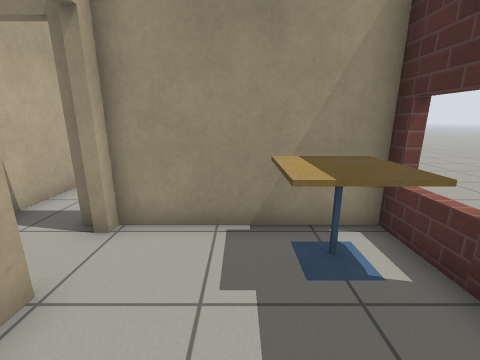
view 1 (above)

18 first-person views from a walk through a world built for the Gazebo simulator. The camera is 1.1 m above the floor, tilts 14° down and sees 90° across. The floor is counted in squares, 0.5 m on a side. Each view is taken from the middle of a square. On the plan, view 1 faces up. The plan holds only what a view shows up to about 16 squares ahead; the rest is blank. The robots in the file are not drawn. Simple patterns stand in for the simulator's built-in surfaces.

view 2
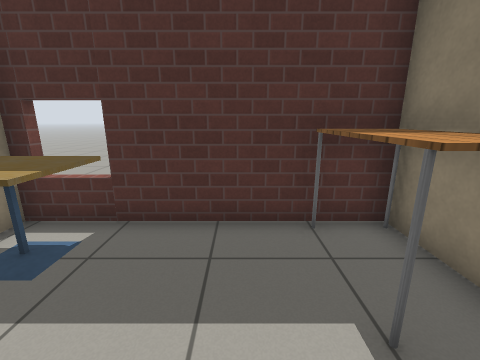

view 3
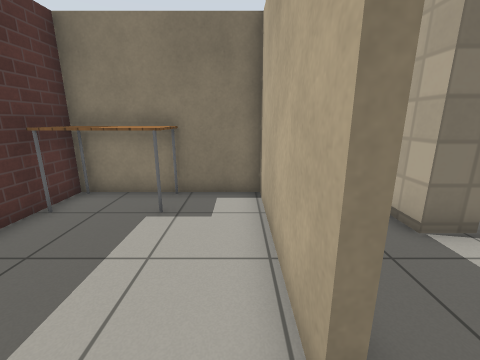

view 4
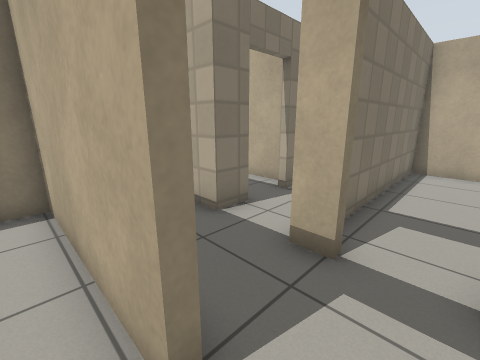

view 5
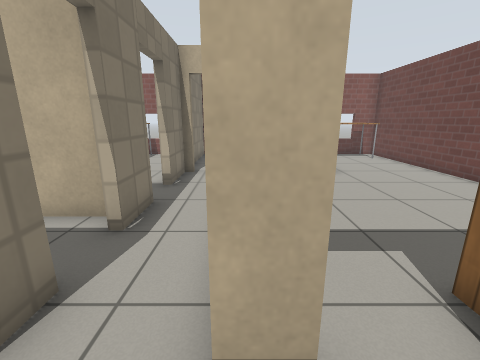

view 6
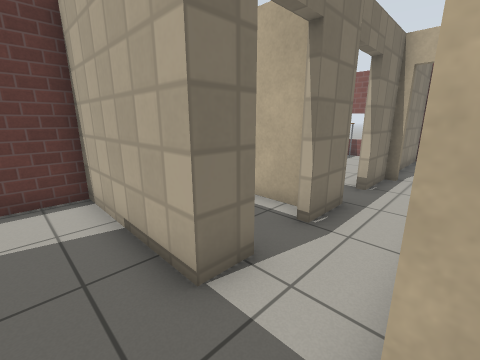

view 7
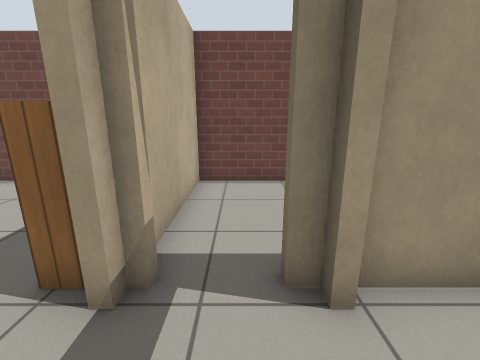

view 8
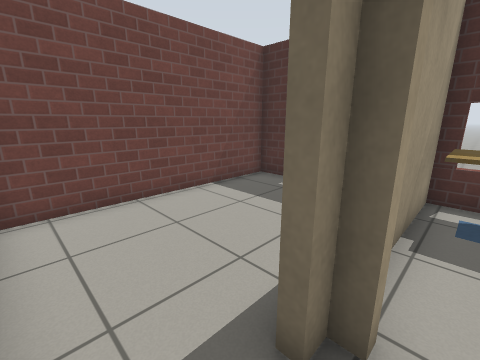

view 9
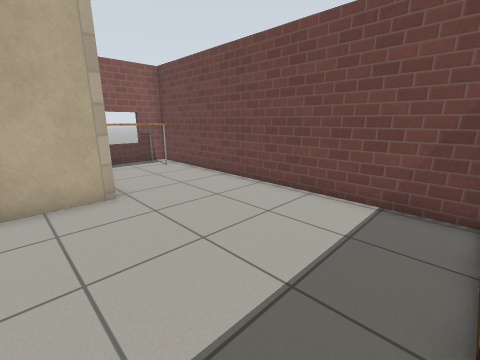

view 10
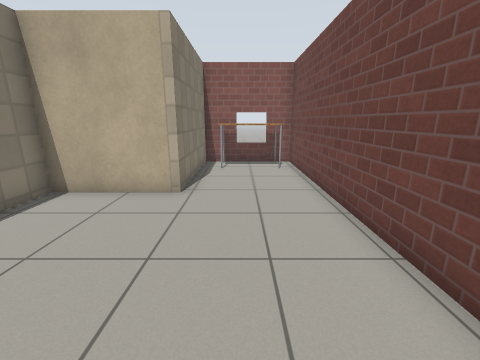

view 11
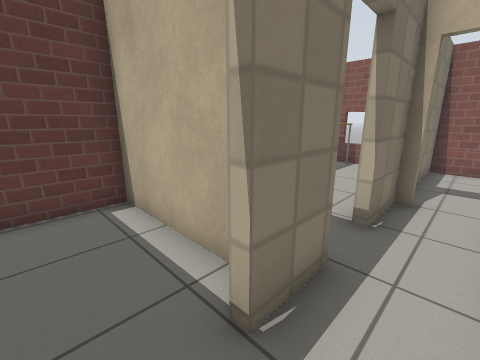

view 12
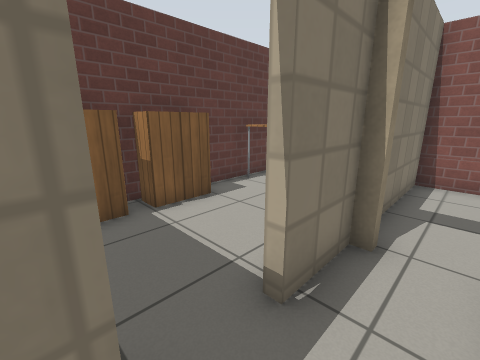

view 13
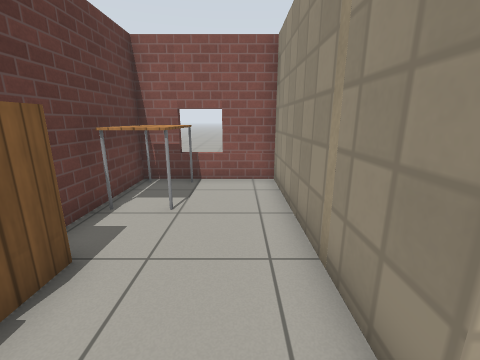

view 14
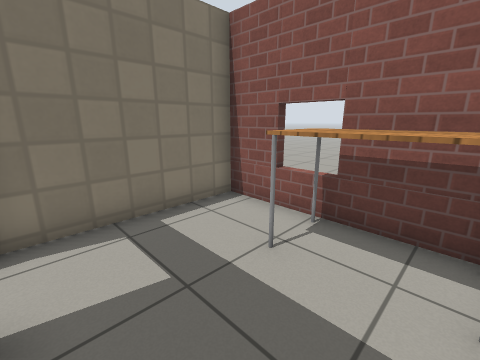

view 15
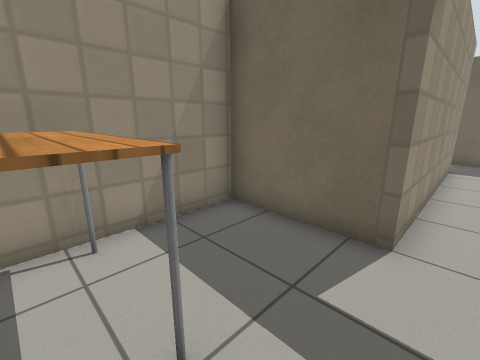

view 16
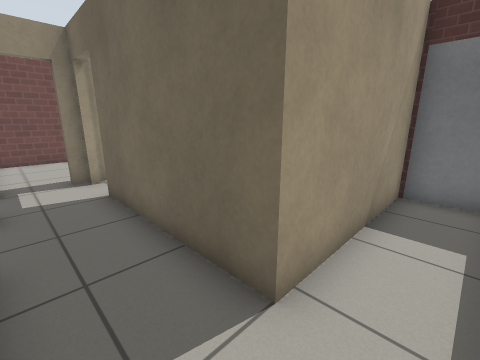

view 17
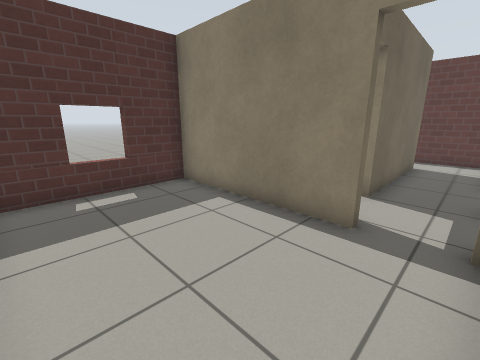

view 18
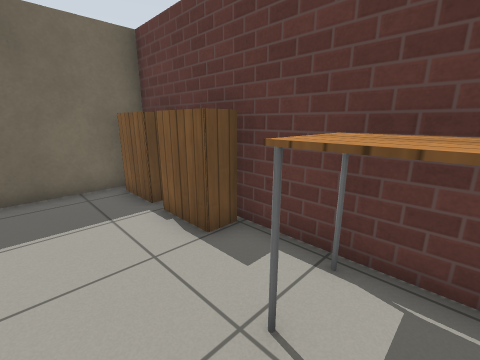

### Floor plan
Points are (right, up) in squares from view 1. A wall is a line through its corners. A room is listed if a view was taken in it or the views show most of it. See-through windows are left out.
Room 1 (views 1, 2, 3, 4)
walls: (-2.6, 2.6) (-2.6, -3.2) (0.5, -3.2); (2.4, -3.2) (3, -3.2) (3, 4.8) (-2.6, 4.8)
ways out: open door at (-3, 3.5) to room 2
objects: table (0, -3) to (2, -2); cafe table (1, 3) to (2, 4)
Room 2 (views 5, 6, 7, 8, 11, 12, 16)
walls: (-6.8, -0.4) (-5.5, -0.4) (-5.5, -5.7) (-2.5, -5.7); (-5.5, 2.6) (-5.5, 1.8) (-14.5, 1.8); (0.5, -3.5) (-2.9, -3.5) (-2.9, 2.6); (-5.1, 4.8) (-5.5, 4.8); (-10.4, -0.4) (-8.5, -0.4); (3, -3.5) (2.1, -3.5); (-14.2, -0.4) (-12, -0.4)
ways out: open door at (-3, 3.5) to room 1; open door at (-6, 3.5) to room 3; open door at (-4.5, 5) to room 3; open door at (-14, 0.5) to room 4; open door at (-11.3, -0.7) to room 4; open door at (-7.5, -0.5) to room 6; open door at (3, -4)
objects: door leaf (3, -5)
Room 3 (views 9, 10, 17)
walls: (-6.8, 10.7) (-20, 10.7) (-20, 6.2) (-14.2, 6.2) (-14.2, 2.1) (-7.3, 2.1); (-3.5, 5.1) (3, 5.1) (3, 10.7) (-5.5, 10.7) (-5.5, 6.4)
ways out: open door at (-6, 3.5) to room 2; open door at (-4.5, 5) to room 2
objects: table (-18, 7) to (-18, 10); bookshelf (-6, 6); bookshelf (-6, 8)
Room 4 (views 13, 18)
walls: (-12, -0.7) (-20, -0.7) (-20, -5.7) (-9.6, -5.7) (-9.6, -1.8)
ways out: open door at (-14, 0.5) to room 2; open door at (-11.3, -0.7) to room 2
objects: table (-19, -5) to (-17, -4); bookshelf (-14, -5) to (-13, -5); bookshelf (-12, -5) to (-10, -5)
Room 5 (views 14, 15)
walls: (-14.5, 1.8) (-14.5, 5.8) (-19.4, 5.8); (-20, 5.4) (-20, -0.4) (-14.6, -0.4)
objects: table (-19, 3) to (-18, 5)
Room 6 (no view inside)
walls: (-9.3, -1.1) (-9.3, -5.7) (-6.8, -5.7)
ways out: open door at (-7.5, -0.5) to room 2

Where each view was taken, in squares from view 1:
view 1: 0 up, 0 right, facing up
view 2: 0 up, 2 left, facing right
view 3: 4 up, 2 left, facing down
view 4: 4 up, 2 left, facing down-left
view 5: 2 up, 4 left, facing left
view 6: 2 up, 4 left, facing down-left
view 7: 2 up, 4 left, facing up
view 8: 4 up, 5 left, facing up-right
view 9: 4 up, 7 left, facing up-left
view 10: 8 up, 7 left, facing left
view 11: 1 up, 7 left, facing down-left
view 12: 1 up, 10 left, facing down-left
view 13: 2 down, 11 left, facing left
view 14: 5 up, 15 left, facing down-left
view 15: 1 up, 19 left, facing up-right
view 16: 5 down, 5 left, facing up-right
view 17: 10 up, 5 left, facing down-right
view 18: 2 down, 18 left, facing down-right
